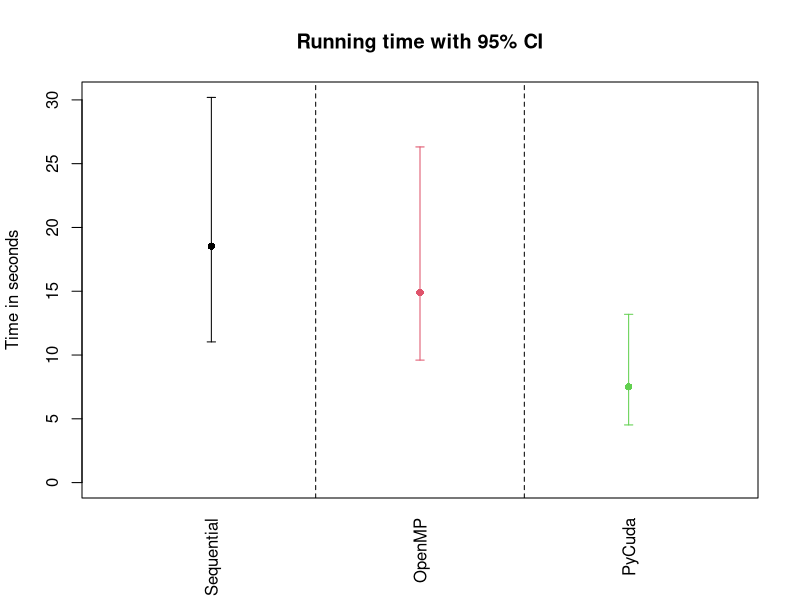
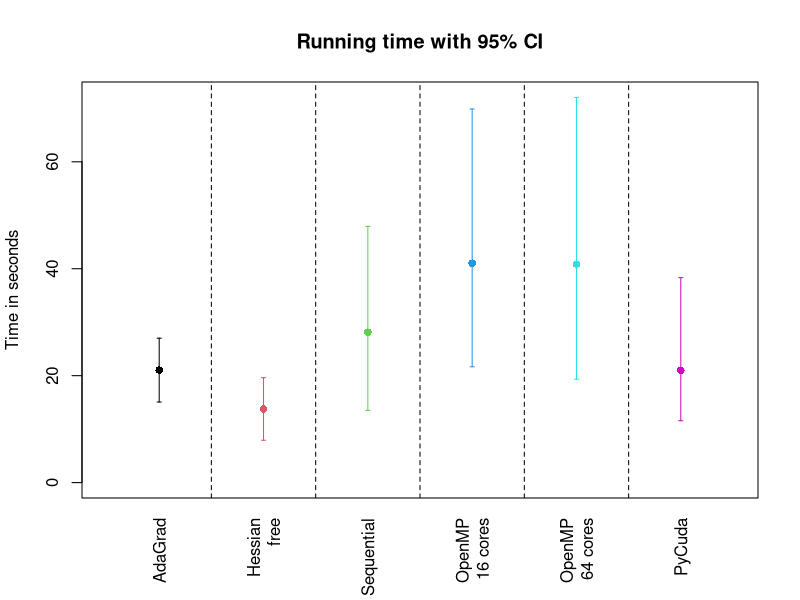

Generate these figures, in order, with R:
plotTimes = function(data, labels){
  plot(data[1,], pch = 16, col = 1:ncol(data), ylim = c(0, max(data)), 
       xaxt = "n", xlab = "", ylab = "Time in seconds", xlim = c(0.5,ncol(data)+.5), 
       main = "Running time with 95% CI" )
  axis(side = 1, at = 1:ncol(data), labels = labels, tick = F, las = 2)
  for (i in 1:ncol(data)){
    if (i < ncol(data)){abline(v = i+.5, lty = 2)}
    segments(i,data[2,i],i,data[3,i], col = i)
    segments(i-.02,data[2:3,i],i+.02,data[2:3,i], col = i)
  }
}

# Exercise 2 (Adam?)
seq = c(18.5330983472,11.0279892445, 30.1942003429)
openMP = c(14.9100168781, 9.60147128105, 26.312218219)
pycuda = c(7.50733185935, 4.52090799212, 13.1926374018)
data = cbind(seq, openMP, pycuda)

png("images/adam_time.png")
plotTimes(data, labels = c("Sequential", "OpenMP", "PyCuda"))
dev.off()

# Exercise 4 (Hessian-Free)
adagrad = c(22.11327004, 20.99232507, 20.67294908, 21.50551796, 20.75233102,
22.05125189, 21.38181114, 23.677526, 22.23660803, 22.30888796,
14.05756593, 18.08011985, 19.73524594, 22.54485297, 17.04361391,
22.02792001, 22.47860503, 20.608922, 21.00822711, 23.78029704,
21.42607212, 21.29130912, 20.53942299, 21.21694303, 22.57947993,
21.95840693, 24.32899284, 22.9603219,  22.87017012, 21.20456409,
21.90778995, 21.08343601, 21.50300503, 21.53422499, 13.81168413,
22.60522199, 19.88480997, 7.45160484, 19.97562003, 20.16937613,
20.27532506, 22.59281611, 16.26733088, 16.46365118, 16.29503918,
23.00759101, 26.50316787, 22.54556799, 22.93052983, 24.2192111, 20.99614,
23.31750512, 21.214499, 21.41280198, 21.38578701, 10.68650699,
22.892905, 20.91852498, 21.82952499, 23.821877, 23.5960412,
18.76557589, 21.46441102, 21.42458797, 21.77034688, 17.06581402,
22.19701409, 24.07997298, 26.86816216, 23.07671595, 22.20187902,
23.25679016, 23.27407503, 23.405653, 22.63115716, 23.38570499,
14.93108296, 21.98823094, 15.65240216, 23.34415507, 22.76237607,
14.55085206, 21.06373596, 23.20424914, 25.40794516, 19.02210116,
20.89142084, 22.88376904, 23.03055191, 22.05191588, 22.41539788,
21.63741899, 18.83792615, 21.52511191, 14.34979415, 21.65945911,
21.15891695, 21.192698, 21.48585892, 21.53771591)
hessian = c(12.0897491,  15.61970711, 16.73269105, 19.51019096, 12.57617712
            , 14.30676794, 19.97101283, 12.46764612, 14.41777802, 20.47156787
            , 15.16088295, 16.49967599, 12.83834004, 16.83595586, 12.79600692
            , 14.84608483, 12.43463302, 24.49118304, 11.70132303, 11.72675514
            , 11.18041396, 13.03090405, 12.49246407, 11.98750997, 14.23958588
            , 12.627985, 13.04756689, 12.02765989, 14.80588412, 12.95769,  12.39289188
            , 13.09264302, 13.43699598, 14.73765588, 11.33010721, 14.18877387
            , 12.63954496, 14.23659706, 11.44752288, 12.1742332,  13.72819901
            , 12.45664597, 17.12006998, 13.27799797, 12.5478251,  12.19316697
            , 14.44936299, 13.38547301, 16.3413589,  13.98735404, 11.17660403
            , 12.23527002, 12.9973259,  11.66814017, 13.17126703, 21.08877897
            , 13.34077692, 12.88290191, 18.08759594, 13.1812551,  10.22021389
            , 12.41685104, 11.50975013, 14.88097692, 12.4733901,  11.89593887
            , 14.9053781,  24.47285509, 13.98910499, 12.035923, 11.21567106
            , 13.971596, 14.24634814, 10.08802986, 11.74070501, 13.17543507
            , 11.14087105, 11.11139202, 11.76184797, 10.25734997, 13.70303202
            , 10.20409799, 11.68141794, 10.63993907, 12.52129793, 10.40049887
            , 14.13986397, 12.14019012, 13.81961083, 14.84065795, 21.051018
            , 12.96687102, 15.11099696, 24.83531904, 10.28632212, 11.60003114
            , 16.04657006, 11.84397697, 12.37280583, 14.63371396)

adagrad = c(mean(adagrad), mean(adagrad)+sd(adagrad)*qnorm(c(0.025,0.975)))
hessian = c(mean(hessian), mean(hessian)+sd(hessian)*qnorm(c(0.025,0.975)))
seq = c(28.1367368197, 13.5122228265, 47.9142556608)
openMP16 = c(41.0403354907, 21.6629123032, 69.8737324953)
openMP64 = c(40.8446625209, 19.3463171542, 72.0430283785)
cuda = c(21.002744205, 11.5748599172, 38.3353739738)
ex2 = cbind(adagrad, hessian, seq, openMP16, openMP64, cuda)

png("experiment_4.png")
plotTimes(ex2, c("AdaGrad", "Hessian\nfree", "Sequential", "OpenMP\n16 cores", "OpenMP\n64 cores", "PyCuda"))
dev.off()
